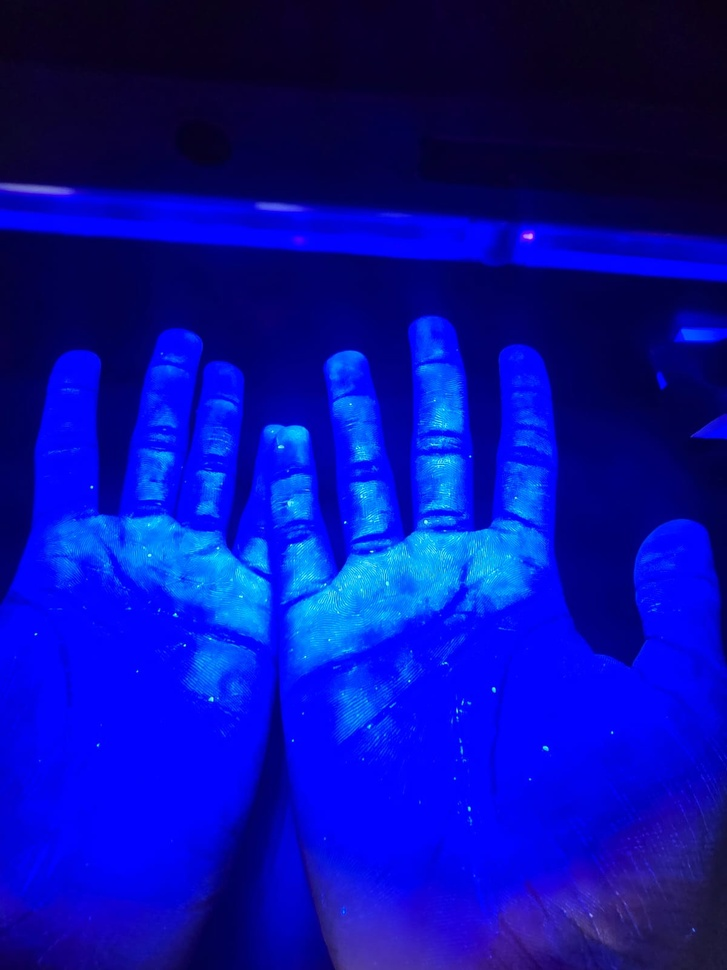
#> input picture src/IMG-20250310-WA0020.jpg, 727 x 970 px, shrunk from 1200 x 1600 before the run; its folder holds only this picture in this run
$ python prueba7.py
#> lines starting #> are read from the running program, lines starting #| are printed output that depends on the picture; after the words box and inside, x2 and y2 are one past the last pixel; in counts of white or black regions, pixels touching at a corner belong together
import cv2
import numpy as np
import os

# Lista de imágenes en la carpeta 'src'
image_files = [f for f in os.listdir('src') if f.startswith('IMG-20250310-WA') and f.endswith('.jpg')]

for image_file in image_files:
    # Cargar la imagen
    imagen = cv2.imread(os.path.join('src', image_file))
#> imagen is the input picture: shape (970, 727, 3); mean B, G, R 163.4, 13.5, 6.2

    # Convertir a HSV
    hsv = cv2.cvtColor(imagen, cv2.COLOR_BGR2HSV)
#> hsv: shape (970, 727, 3); mean H, S, V 120.2, 249.3, 163.4

    # Crear una máscara para detectar tonos de piel y fluorescencia
    lower_skin = np.array([0, 0, 20], dtype=np.uint8)
    upper_skin = np.array([190, 255, 200], dtype=np.uint8)
    mask = cv2.inRange(hsv, lower_skin, upper_skin)
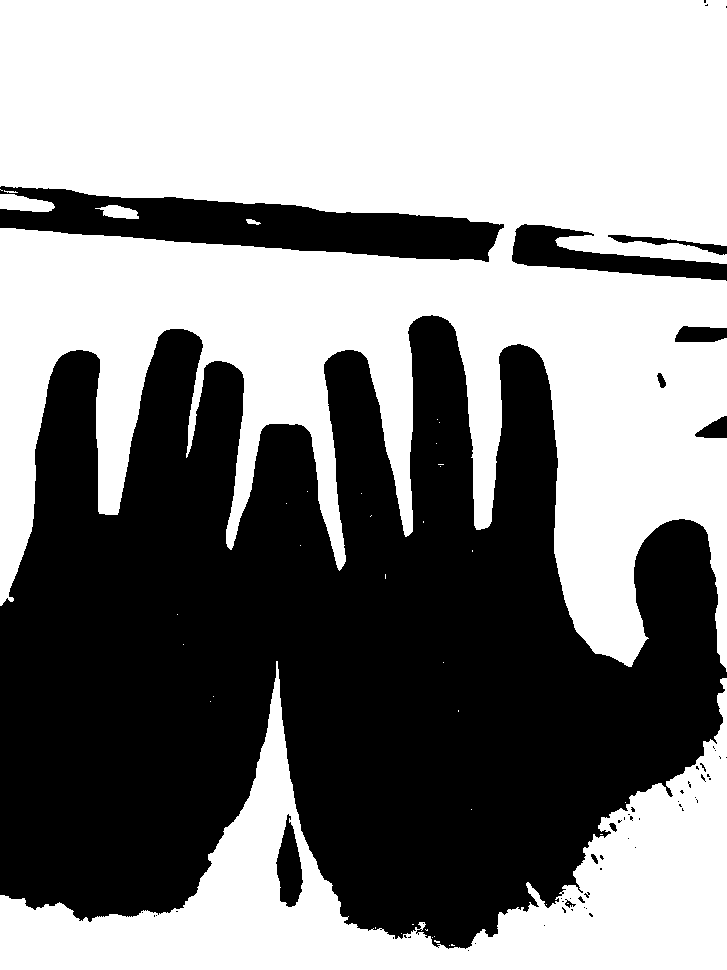
#> mask: shape (970, 727); 53.3% white; 61 black regions (49 under 20 px), largest, box (x1, y1, x2, y2) and area: (0, 315, 727, 949) 301360, (0, 186, 504, 262) 19543, (512, 224, 727, 281) 4890

    # Operaciones morfológicas para reducir ruido
    kernel = np.ones((5, 5), np.uint8)
    mask = cv2.morphologyEx(mask, cv2.MORPH_CLOSE, kernel, iterations=3)
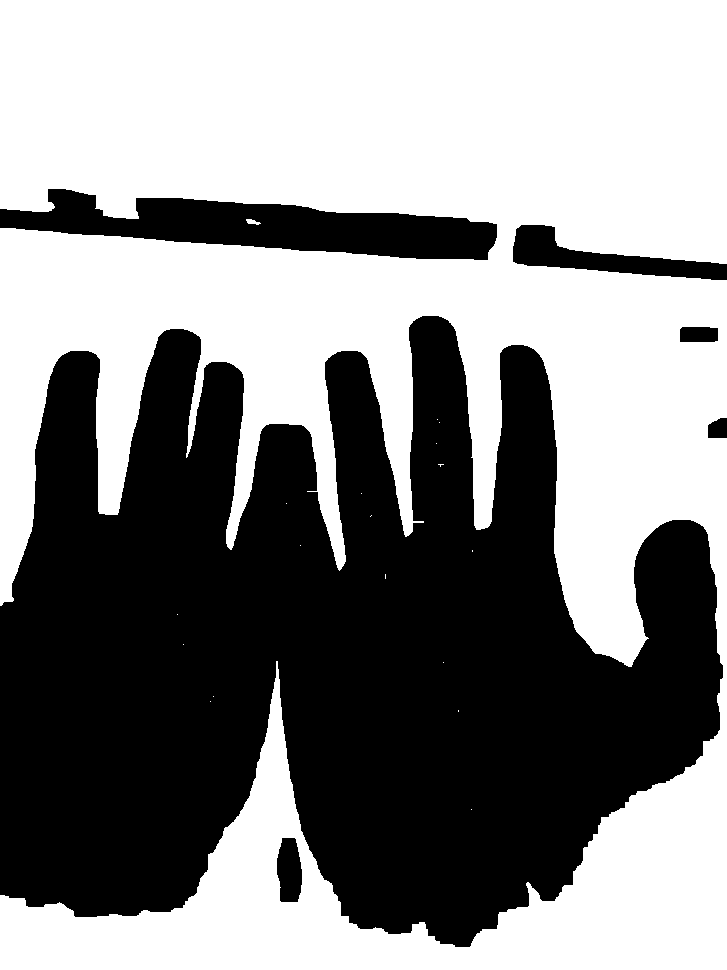
#> mask: shape (970, 727); 53.8% white; 6 black regions, box (x1, y1, x2, y2) and area: (0, 316, 723, 947) 300131, (0, 189, 497, 260) 18621, (513, 225, 727, 280) 4648, (277, 838, 302, 902) 1326, (680, 327, 718, 342) 556, (708, 418, 727, 438) 335
    mask = cv2.morphologyEx(mask, cv2.MORPH_OPEN, kernel, iterations=2)
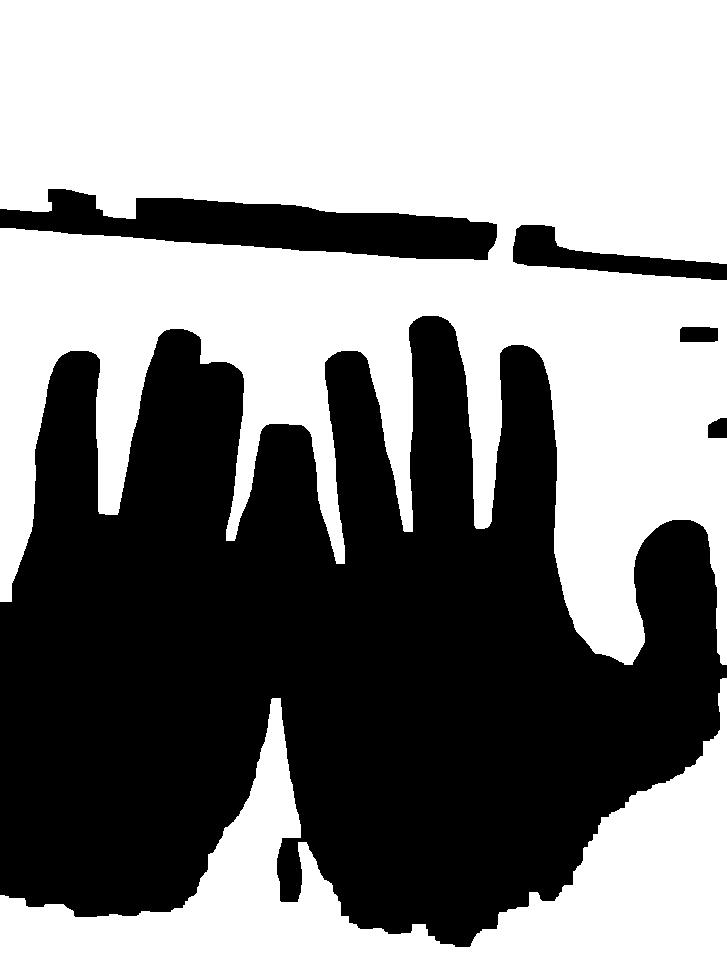
#> mask: shape (970, 727); 53.6% white; 5 black regions, box (x1, y1, x2, y2) and area: (0, 316, 727, 947) 302693, (0, 189, 497, 260) 18706, (513, 225, 727, 280) 4648, (680, 327, 718, 342) 556, (708, 418, 727, 438) 335

    # Aplicar la máscara y convertir a escala de grises
    hand_only = cv2.bitwise_and(imagen, imagen, mask=mask)
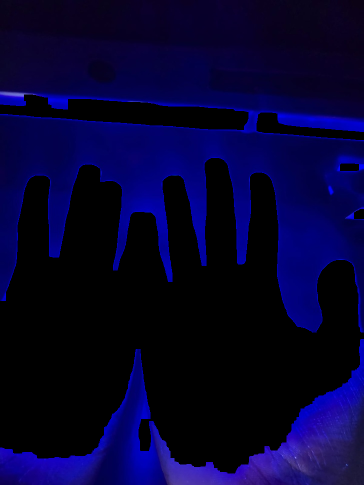
#> hand_only: shape (970, 727, 3) (shown at 1/2 size); mean B, G, R 49.4, 1.7, 4.5
    gray_hand = cv2.cvtColor(hand_only, cv2.COLOR_BGR2GRAY)
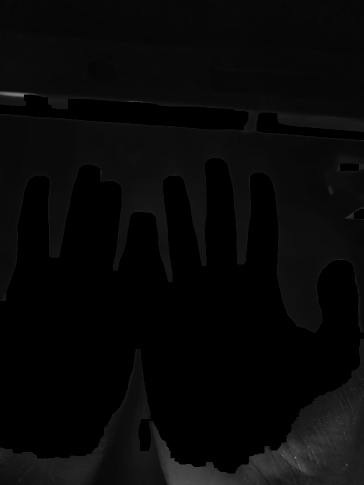
#> gray_hand: shape (970, 727) (shown at 1/2 size); min 0, max 161, mean 8

    # Aplicar filtro bilateral para reducir ruido sin perder bordes
    filtered = cv2.bilateralFilter(gray_hand, 9, 75, 75)

    # Aplicar detección de bordes con Canny
    edges = cv2.Canny(filtered, 50, 150)
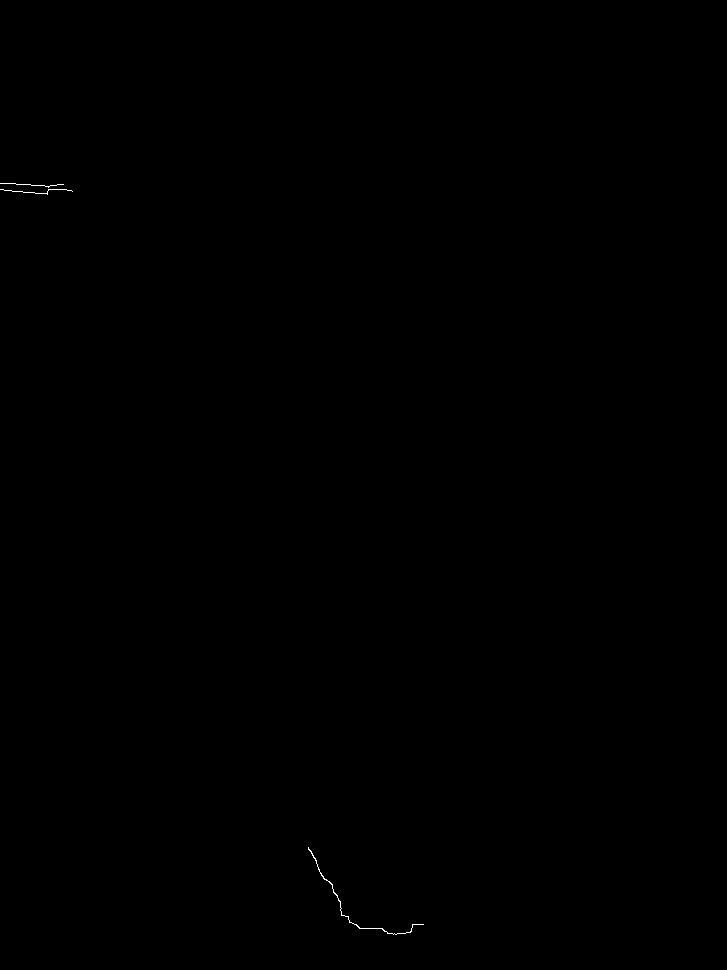
#> edges: shape (970, 727); 0.05% white in thin lines or dots, all inside (x1, y1, x2, y2) = (0, 183, 424, 935)

    # Encontrar contornos
    contours, _ = cv2.findContours(edges, cv2.RETR_EXTERNAL, cv2.CHAIN_APPROX_SIMPLE)
#> contours = 3 contours, 2 with area under 20; largest, box (x1, y1, x2, y2) and area: (308, 847, 424, 935) 35

    # Filtrar contornos pequeños para evitar ruido
    min_contour_area = 300
    filtered_contours = [cnt for cnt in contours if cv2.contourArea(cnt) > min_contour_area]
#> filtered_contours = []

    # Dibujar contornos en la imagen original
    contornos_img = imagen.copy()
    cv2.drawContours(contornos_img, filtered_contours, -1, (0, 255, 0), 2)

    # Guardar imágenes procesadas
    cv2.imwrite(f'contornos_mano_{image_file}', contornos_img)
    cv2.imwrite(f'edges_{image_file}', edges)

cv2.destroyAllWindows()

$ run again, on src/IMG-20250310-WA0024.jpg
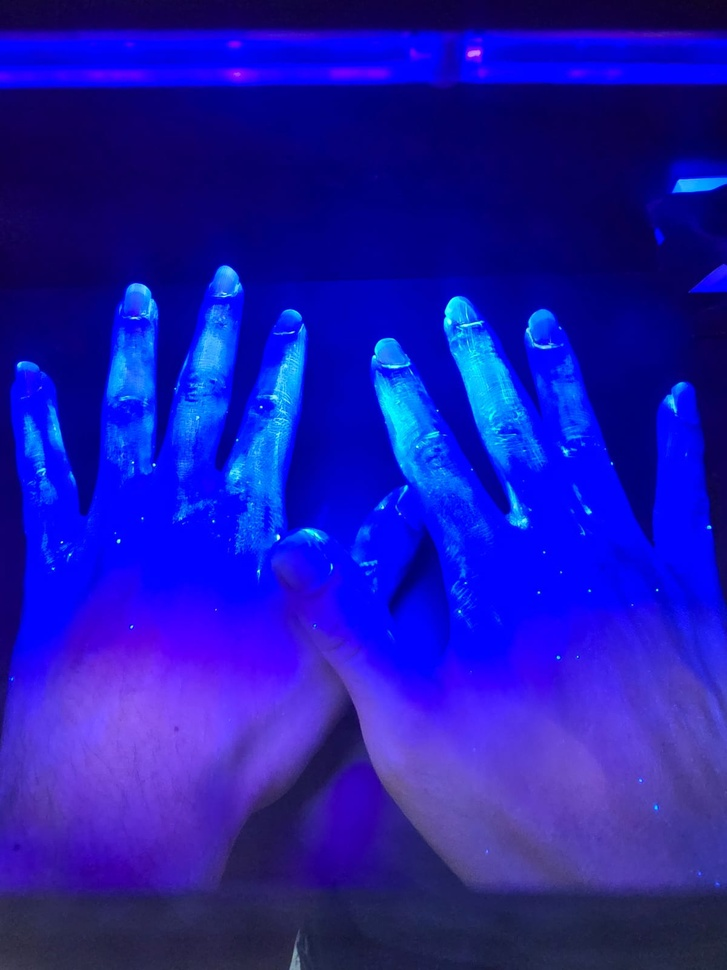
#> input picture src/IMG-20250310-WA0024.jpg, 727 x 970 px, shrunk from 1200 x 1600 before the run
#> imagen is the input picture: shape (970, 727, 3); mean B, G, R 172.1, 22.7, 28.2
#> hsv: shape (970, 727, 3); mean H, S, V 121.7, 227.8, 172.1
#> `mask = cv2.inRange(hsv, lower_skin, upper_skin)`:
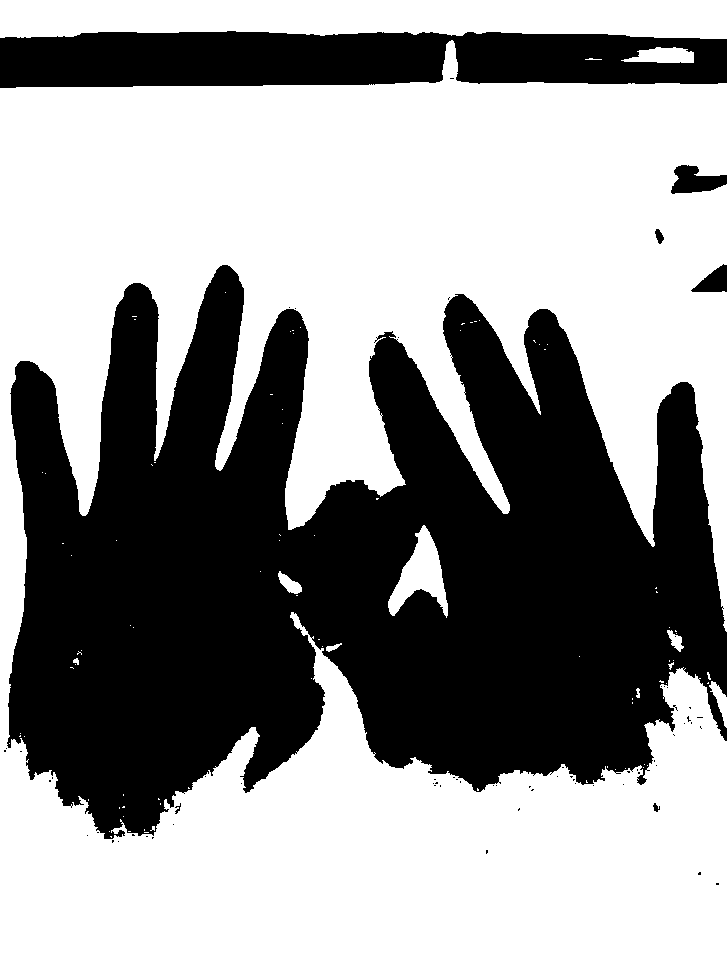
#> mask: shape (970, 727); 58.4% white; 67 black regions (60 under 20 px), largest, box (x1, y1, x2, y2) and area: (7, 265, 727, 839) 256116, (0, 31, 727, 88) 35259, (671, 165, 727, 194) 1013
#> `edges = cv2.Canny(filtered, 50, 150)`:
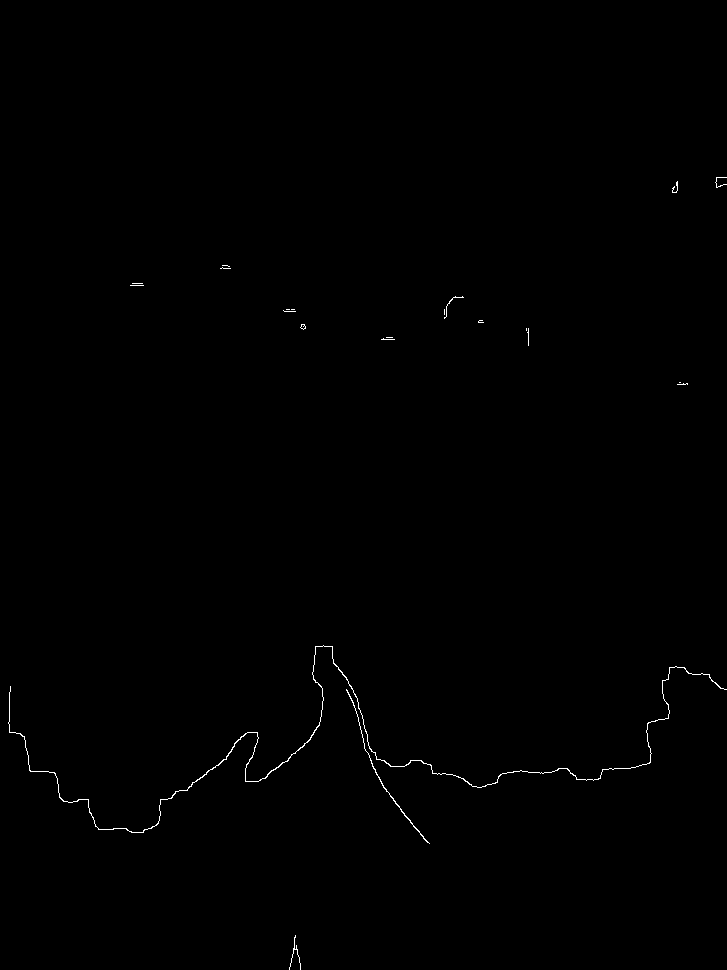
#> edges: shape (970, 727); 0.28% white in thin lines or dots, all inside (x1, y1, x2, y2) = (8, 177, 727, 970)
#> contours = 22 contours, 20 with area under 20; largest, box (x1, y1, x2, y2) and area: (8, 645, 727, 833) 210, (346, 689, 430, 844) 58
#> filtered_contours = []

$ run again, on src/IMG-20250310-WA0025.jpg
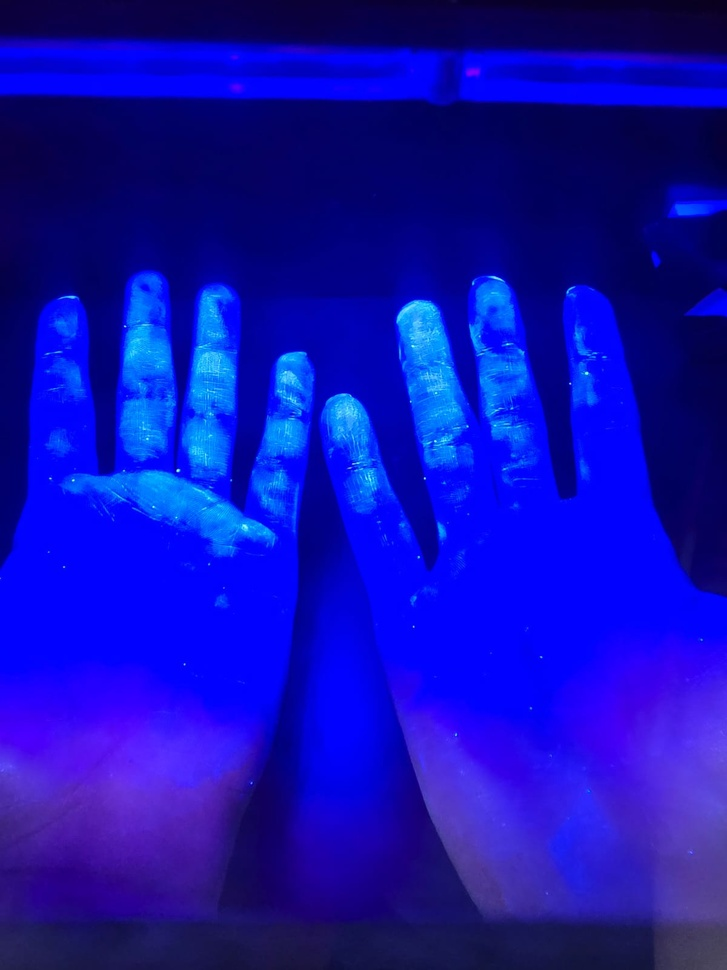
#> input picture src/IMG-20250310-WA0025.jpg, 727 x 970 px, shrunk from 1200 x 1600 before the run
#> imagen is the input picture: shape (970, 727, 3); mean B, G, R 176.7, 14.7, 15.9
#> hsv: shape (970, 727, 3); mean H, S, V 120.8, 242.8, 176.7
#> `mask = cv2.inRange(hsv, lower_skin, upper_skin)`:
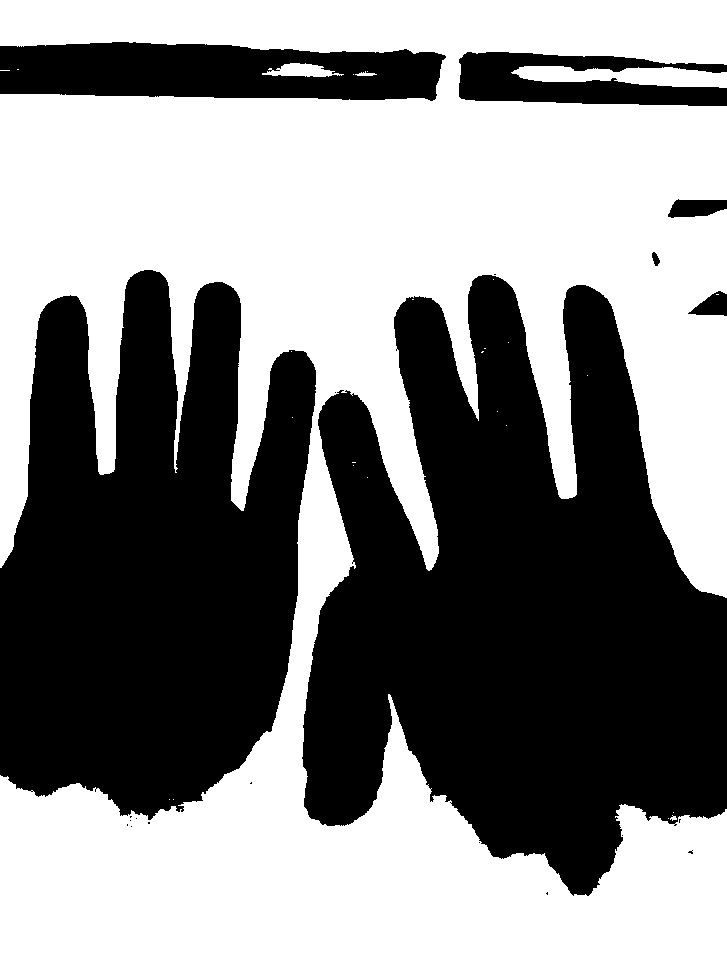
#> mask: shape (970, 727); 53.8% white; 21 black regions (14 under 20 px), largest, box (x1, y1, x2, y2) and area: (302, 275, 727, 896) 169107, (0, 270, 316, 820) 125103, (0, 42, 446, 101) 21118
#> `edges = cv2.Canny(filtered, 50, 150)`:
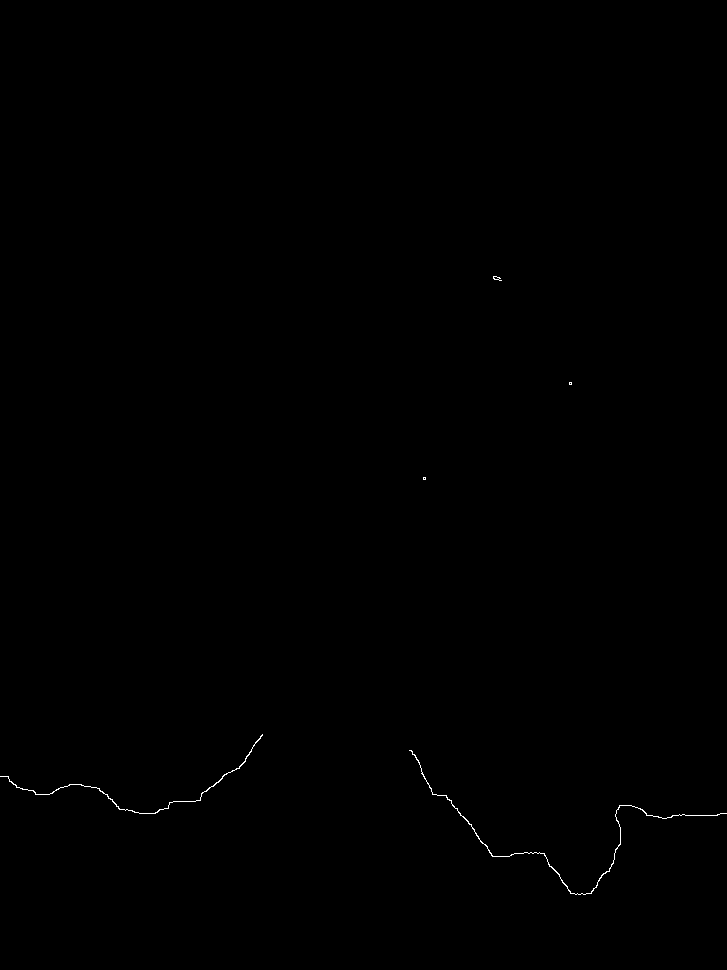
#> edges: shape (970, 727); 0.13% white in thin lines or dots, all inside (x1, y1, x2, y2) = (0, 276, 727, 895)
#> contours = 5 contours, 3 with area under 20; largest, box (x1, y1, x2, y2) and area: (409, 750, 727, 895) 101, (0, 734, 263, 814) 78
#> filtered_contours = []
